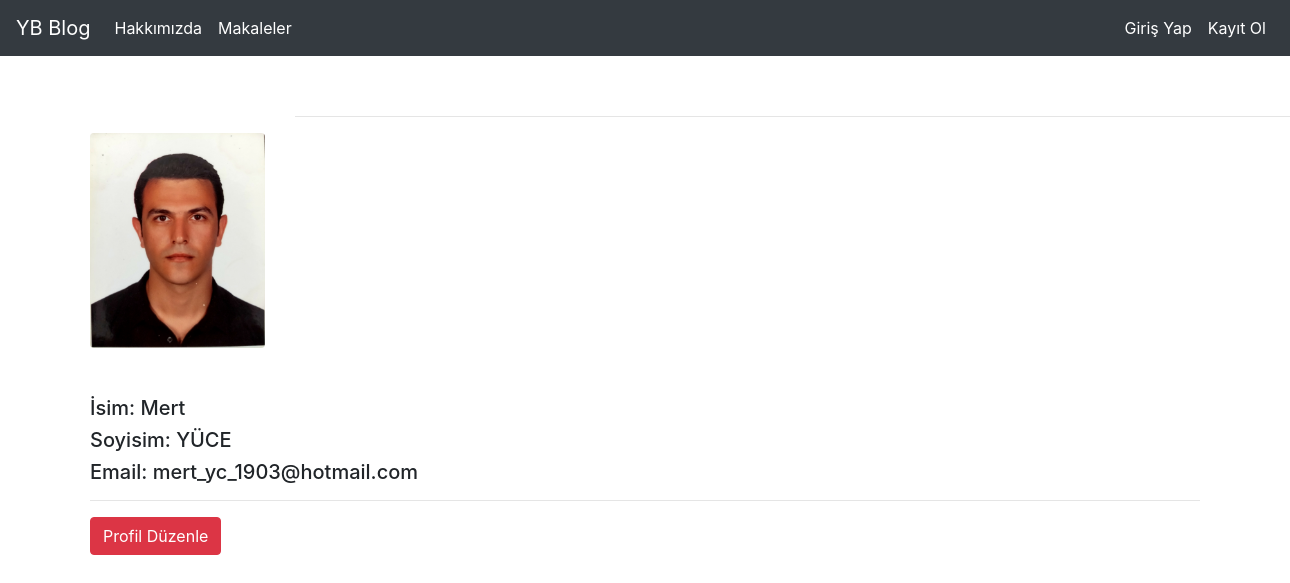
Screenshot of /user/profile/ with the database file from the repository.
### user/models.py (models this page shows, shortened)
class Profile(models.Model):
    user_image=models.FileField()
    name=models.CharField(max_length=50, verbose_name='İsim')
    surname=models.CharField(max_length=50, verbose_name='Soyisim')
    email=models.EmailField(verbose_name='Email')

### user/views.py (the view)
# urls.py: path('profile/',views.profileUser,name="profile"),
def profileUser(request):
    profile=get_object_or_404(Profile)
    return render(request,'profile.html',{'profile':profile})

### templates/profile.html
{% extends "layout.html" %}
{% block body %}
<div class="row" >
    <div class="col-md-11 offset-md-2" style="left: 15px;">
<hr>
</div>
</div>
<div>
            <figure class="mb-4"><img class="img-fluid rounded" width='175'src="{{profile.user_image.url}}" alt="..." /></figure>
            <br>
            <h5 class="fw-bolder mb-2">İsim: {{profile.name}}</h5>
            <h5 class="fw-bolder mb-2">Soyisim: {{profile.surname}}</h5>
            <h5 class="fw-bolder mb-2">Email: {{profile.email}}</h5>
            <hr>
            <a href="/user/editprofile" class="btn btn-danger">Profil Düzenle</a>
</div>
{% endblock body %}

### rows the page displays
Profile: user_image (picture), name "Mert", surname "YÜCE", email "mert_yc_1903@hotmail.com"
